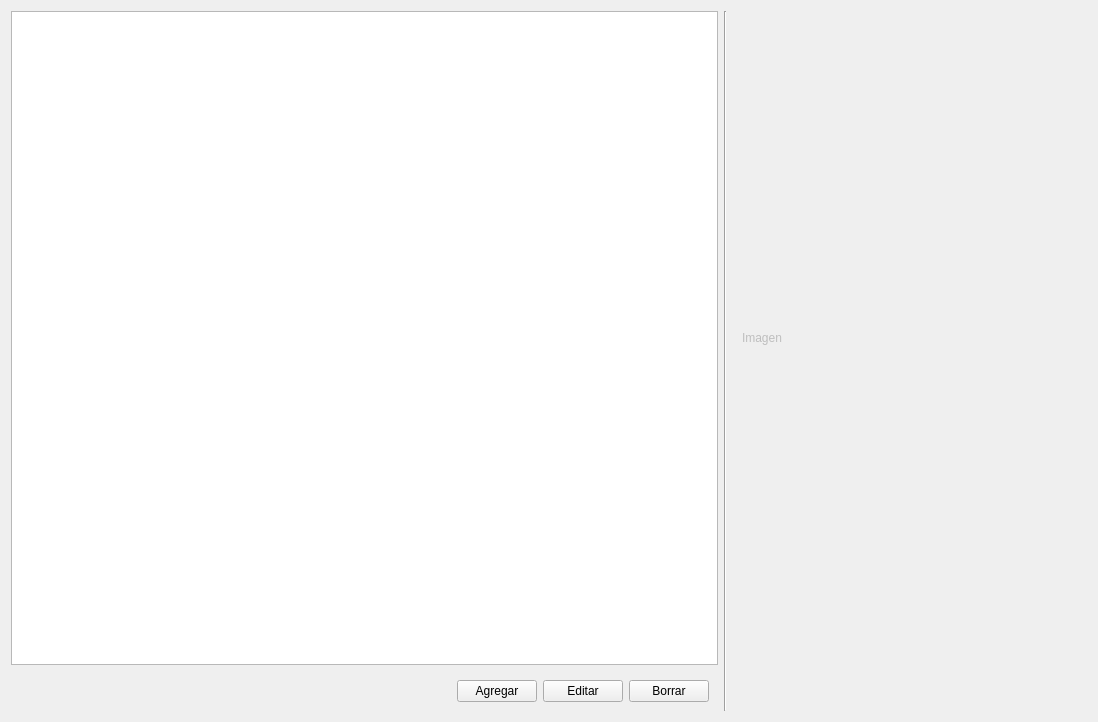
<?xml version="1.0" encoding="UTF-8"?>
<ui version="4.0">
 <class>widget_marca</class>
 <widget class="QWidget" name="widget_marca">
  <property name="geometry">
   <rect>
    <x>0</x>
    <y>0</y>
    <width>1098</width>
    <height>722</height>
   </rect>
  </property>
  <property name="windowTitle">
   <string>Form</string>
  </property>
  <layout class="QGridLayout" name="gridLayout" rowstretch="0,0" columnstretch="2,0,1">
   <item row="1" column="0">
    <widget class="QWidget" name="widget" native="true">
     <layout class="QHBoxLayout" name="horizontalLayout_5">
      <item>
       <spacer name="horizontalSpacer">
        <property name="orientation">
         <enum>Qt::Horizontal</enum>
        </property>
        <property name="sizeHint" stdset="0">
         <size>
          <width>509</width>
          <height>20</height>
         </size>
        </property>
       </spacer>
      </item>
      <item>
       <widget class="QPushButton" name="btn_agrega_marc">
        <property name="text">
         <string>Agregar</string>
        </property>
       </widget>
      </item>
      <item>
       <widget class="QPushButton" name="btn_edita_marc">
        <property name="text">
         <string>Editar</string>
        </property>
       </widget>
      </item>
      <item>
       <widget class="QPushButton" name="btn_borra_marc">
        <property name="text">
         <string>Borrar</string>
        </property>
       </widget>
      </item>
     </layout>
    </widget>
   </item>
   <item row="0" column="2">
    <widget class="QWidget" name="widget_4" native="true">
     <layout class="QGridLayout" name="gridLayout_2">
      <item row="0" column="0">
       <widget class="QLabel" name="label_5">
        <property name="enabled">
         <bool>false</bool>
        </property>
        <property name="maximumSize">
         <size>
          <width>337</width>
          <height>635</height>
         </size>
        </property>
        <property name="text">
         <string>Imagen</string>
        </property>
       </widget>
      </item>
     </layout>
    </widget>
   </item>
   <item row="0" column="0">
    <widget class="QTableView" name="table_marc">
     <property name="editTriggers">
      <set>QAbstractItemView::NoEditTriggers</set>
     </property>
     <property name="alternatingRowColors">
      <bool>true</bool>
     </property>
     <property name="selectionMode">
      <enum>QAbstractItemView::SingleSelection</enum>
     </property>
     <property name="selectionBehavior">
      <enum>QAbstractItemView::SelectRows</enum>
     </property>
     <property name="sortingEnabled">
      <bool>true</bool>
     </property>
    </widget>
   </item>
   <item row="0" column="1" rowspan="2">
    <widget class="Line" name="line">
     <property name="orientation">
      <enum>Qt::Vertical</enum>
     </property>
    </widget>
   </item>
  </layout>
 </widget>
 <resources/>
 <connections/>
</ui>
